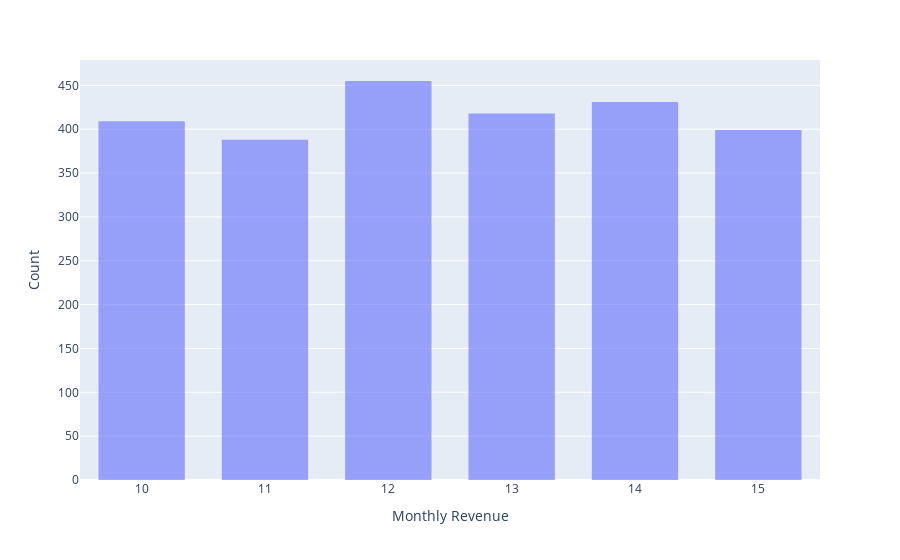

Notebook code for this chart:
### Markdown cell above
##### 넷플릭스 월 수입

### Code cell
histogram = px.histogram(data_df, x='Monthly Revenue', opacity=0.6)
histogram.update_layout(
    xaxis_title='Monthly Revenue',
    yaxis_title='Count',
    bargap=0.3,
    showlegend=False,
)
histogram.show()

### Figure 1 — Plotly figure (JSON) as saved in the notebook; plotly's stock layout.template omitted (floating-point values rounded to 4 significant figures; data arrays with more than 128 entries replaced by an {"elided": "..."} marker saying what was removed)
{"data": [{"alignmentgroup": "True", "bingroup": "x", "hovertemplate": "Monthly Revenue=%{x}<br>count=%{y}<extra></extra>", "legendgroup": "", "marker": {"color": "#636efa", "opacity": 0.6, "pattern": {"shape": ""}}, "name": "", "offsetgroup": "", "orientation": "v", "showlegend": false, "type": "histogram", "x": {"elided": "2500 int values"}, "xaxis": "x", "yaxis": "y"}], "layout": {"bargap": 0.3, "barmode": "relative", "legend": {"tracegroupgap": 0}, "margin": {"t": 60}, "showlegend": false, "xaxis": {"anchor": "y", "domain": [0, 1], "title": {"text": "Monthly Revenue"}}, "yaxis": {"anchor": "x", "domain": [0, 1], "title": {"text": "Count"}}}}
